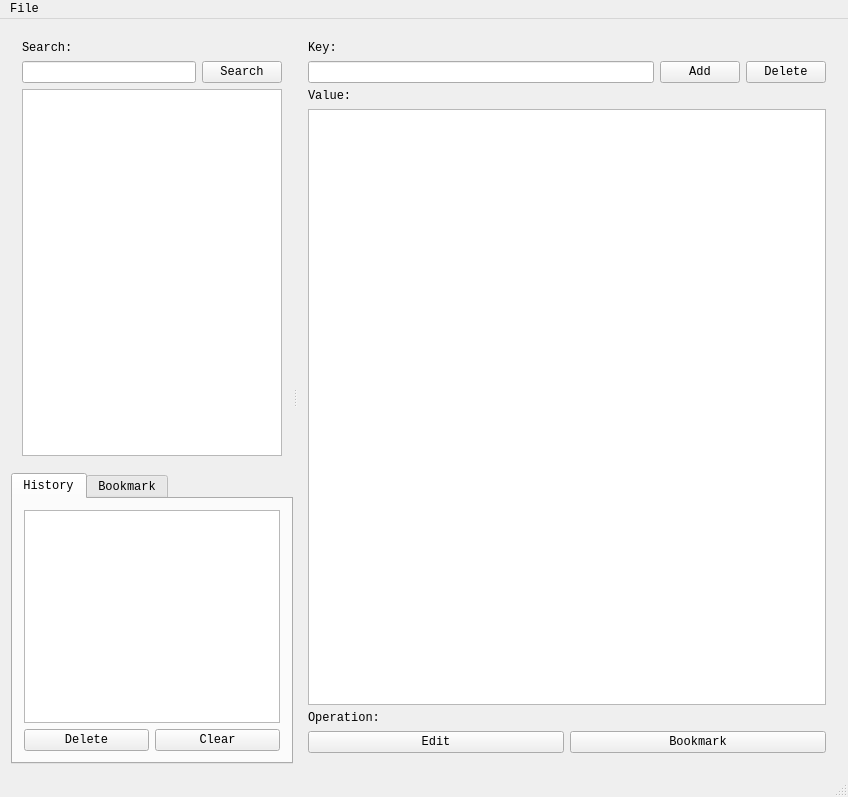
<?xml version="1.0" encoding="UTF-8"?>
<ui version="4.0">
 <class>MainWindow</class>
 <widget class="QMainWindow" name="MainWindow">
  <property name="geometry">
   <rect>
    <x>0</x>
    <y>0</y>
    <width>848</width>
    <height>797</height>
   </rect>
  </property>
  <property name="font">
   <font>
    <family>Consolas</family>
   </font>
  </property>
  <property name="windowTitle">
   <string>MainWindow</string>
  </property>
  <widget class="QWidget" name="centralWidget">
   <layout class="QHBoxLayout" name="horizontalLayout_2">
    <item>
     <widget class="QSplitter" name="splitter">
      <property name="orientation">
       <enum>Qt::Horizontal</enum>
      </property>
      <widget class="QWidget" name="widget" native="true">
       <property name="sizePolicy">
        <sizepolicy hsizetype="Preferred" vsizetype="Preferred">
         <horstretch>0</horstretch>
         <verstretch>1</verstretch>
        </sizepolicy>
       </property>
       <layout class="QVBoxLayout" name="verticalLayout_6">
        <property name="leftMargin">
         <number>0</number>
        </property>
        <property name="topMargin">
         <number>0</number>
        </property>
        <property name="rightMargin">
         <number>0</number>
        </property>
        <property name="bottomMargin">
         <number>0</number>
        </property>
        <item>
         <widget class="QWidget" name="widget_3" native="true">
          <property name="sizePolicy">
           <sizepolicy hsizetype="Preferred" vsizetype="Preferred">
            <horstretch>0</horstretch>
            <verstretch>3</verstretch>
           </sizepolicy>
          </property>
          <layout class="QHBoxLayout" name="horizontalLayout_5">
           <item>
            <layout class="QVBoxLayout" name="verticalLayout_2">
             <item>
              <widget class="QLabel" name="search_label">
               <property name="font">
                <font>
                 <family>Consolas</family>
                 <pointsize>9</pointsize>
                </font>
               </property>
               <property name="text">
                <string>Search:</string>
               </property>
              </widget>
             </item>
             <item>
              <layout class="QHBoxLayout" name="horizontalLayout">
               <item>
                <widget class="QLineEdit" name="search_input_line"/>
               </item>
               <item>
                <widget class="QPushButton" name="search_button">
                 <property name="font">
                  <font>
                   <family>Consolas</family>
                  </font>
                 </property>
                 <property name="text">
                  <string>Search</string>
                 </property>
                </widget>
               </item>
              </layout>
             </item>
             <item>
              <widget class="QListWidget" name="search_result_list"/>
             </item>
            </layout>
           </item>
          </layout>
         </widget>
        </item>
        <item>
         <widget class="QTabWidget" name="history_and_bookmark_tabs">
          <property name="sizePolicy">
           <sizepolicy hsizetype="Expanding" vsizetype="Expanding">
            <horstretch>0</horstretch>
            <verstretch>2</verstretch>
           </sizepolicy>
          </property>
          <property name="font">
           <font>
            <family>Consolas</family>
           </font>
          </property>
          <property name="currentIndex">
           <number>0</number>
          </property>
          <widget class="QWidget" name="history_tab">
           <attribute name="title">
            <string>History</string>
           </attribute>
           <layout class="QVBoxLayout" name="verticalLayout_3">
            <item>
             <widget class="QListWidget" name="history_list"/>
            </item>
            <item>
             <layout class="QHBoxLayout" name="horizontalLayout_3">
              <item>
               <widget class="QPushButton" name="history_delete_button">
                <property name="sizePolicy">
                 <sizepolicy hsizetype="Minimum" vsizetype="Minimum">
                  <horstretch>0</horstretch>
                  <verstretch>0</verstretch>
                 </sizepolicy>
                </property>
                <property name="text">
                 <string>Delete</string>
                </property>
               </widget>
              </item>
              <item>
               <widget class="QPushButton" name="history_clear_button">
                <property name="sizePolicy">
                 <sizepolicy hsizetype="Minimum" vsizetype="Minimum">
                  <horstretch>0</horstretch>
                  <verstretch>0</verstretch>
                 </sizepolicy>
                </property>
                <property name="text">
                 <string>Clear</string>
                </property>
               </widget>
              </item>
             </layout>
            </item>
           </layout>
          </widget>
          <widget class="QWidget" name="bookmark_tab">
           <attribute name="title">
            <string>Bookmark</string>
           </attribute>
           <layout class="QVBoxLayout" name="verticalLayout_5">
            <item>
             <widget class="QListWidget" name="bookmark_list"/>
            </item>
            <item>
             <layout class="QHBoxLayout" name="horizontalLayout_4">
              <item>
               <widget class="QPushButton" name="bookmark_delete_button">
                <property name="sizePolicy">
                 <sizepolicy hsizetype="Minimum" vsizetype="Minimum">
                  <horstretch>0</horstretch>
                  <verstretch>0</verstretch>
                 </sizepolicy>
                </property>
                <property name="text">
                 <string>Delete</string>
                </property>
               </widget>
              </item>
              <item>
               <widget class="QPushButton" name="bookmark_clear_button">
                <property name="sizePolicy">
                 <sizepolicy hsizetype="Minimum" vsizetype="Minimum">
                  <horstretch>0</horstretch>
                  <verstretch>0</verstretch>
                 </sizepolicy>
                </property>
                <property name="text">
                 <string>Clear</string>
                </property>
               </widget>
              </item>
             </layout>
            </item>
           </layout>
          </widget>
         </widget>
        </item>
       </layout>
      </widget>
      <widget class="QWidget" name="widget_2" native="true">
       <property name="sizePolicy">
        <sizepolicy hsizetype="Preferred" vsizetype="Preferred">
         <horstretch>2</horstretch>
         <verstretch>0</verstretch>
        </sizepolicy>
       </property>
       <layout class="QVBoxLayout" name="verticalLayout">
        <item>
         <widget class="QLabel" name="key_label">
          <property name="text">
           <string>Key:</string>
          </property>
         </widget>
        </item>
        <item>
         <layout class="QHBoxLayout" name="horizontalLayout_7">
          <item>
           <widget class="QLineEdit" name="key_input_line"/>
          </item>
          <item>
           <widget class="QPushButton" name="add_button">
            <property name="text">
             <string>Add</string>
            </property>
           </widget>
          </item>
          <item>
           <widget class="QPushButton" name="delete_button">
            <property name="text">
             <string>Delete</string>
            </property>
           </widget>
          </item>
         </layout>
        </item>
        <item>
         <widget class="QLabel" name="value_label">
          <property name="sizePolicy">
           <sizepolicy hsizetype="Preferred" vsizetype="Preferred">
            <horstretch>1</horstretch>
            <verstretch>0</verstretch>
           </sizepolicy>
          </property>
          <property name="text">
           <string>Value:</string>
          </property>
         </widget>
        </item>
        <item>
         <widget class="QPlainTextEdit" name="value_text"/>
        </item>
        <item>
         <layout class="QVBoxLayout" name="verticalLayout_7">
          <item>
           <widget class="QLabel" name="opeartion_label">
            <property name="text">
             <string>Operation:</string>
            </property>
           </widget>
          </item>
          <item>
           <layout class="QHBoxLayout" name="horizontalLayout_6">
            <item>
             <widget class="QPushButton" name="edit_save_value_button">
              <property name="text">
               <string>Edit</string>
              </property>
             </widget>
            </item>
            <item>
             <widget class="QPushButton" name="bookmark_cancel_value_button">
              <property name="text">
               <string>Bookmark</string>
              </property>
             </widget>
            </item>
           </layout>
          </item>
         </layout>
        </item>
       </layout>
      </widget>
     </widget>
    </item>
   </layout>
  </widget>
  <widget class="QMenuBar" name="menuBar">
   <property name="geometry">
    <rect>
     <x>0</x>
     <y>0</y>
     <width>848</width>
     <height>23</height>
    </rect>
   </property>
   <widget class="QMenu" name="menuFile">
    <property name="title">
     <string>File</string>
    </property>
    <addaction name="actionLoad"/>
    <addaction name="actionSave"/>
    <addaction name="actionSaveAs"/>
    <addaction name="separator"/>
    <addaction name="actionQuit"/>
   </widget>
   <addaction name="menuFile"/>
  </widget>
  <widget class="QStatusBar" name="statusBar"/>
  <action name="actionLoad">
   <property name="text">
    <string>Load</string>
   </property>
  </action>
  <action name="actionSave">
   <property name="text">
    <string>Save</string>
   </property>
  </action>
  <action name="actionExit">
   <property name="text">
    <string>Exit</string>
   </property>
  </action>
  <action name="actionQuit">
   <property name="text">
    <string>Quit</string>
   </property>
  </action>
  <action name="actionSaveAs">
   <property name="text">
    <string>Save as</string>
   </property>
  </action>
 </widget>
 <layoutdefault spacing="6" margin="11"/>
 <resources/>
 <connections/>
</ui>
